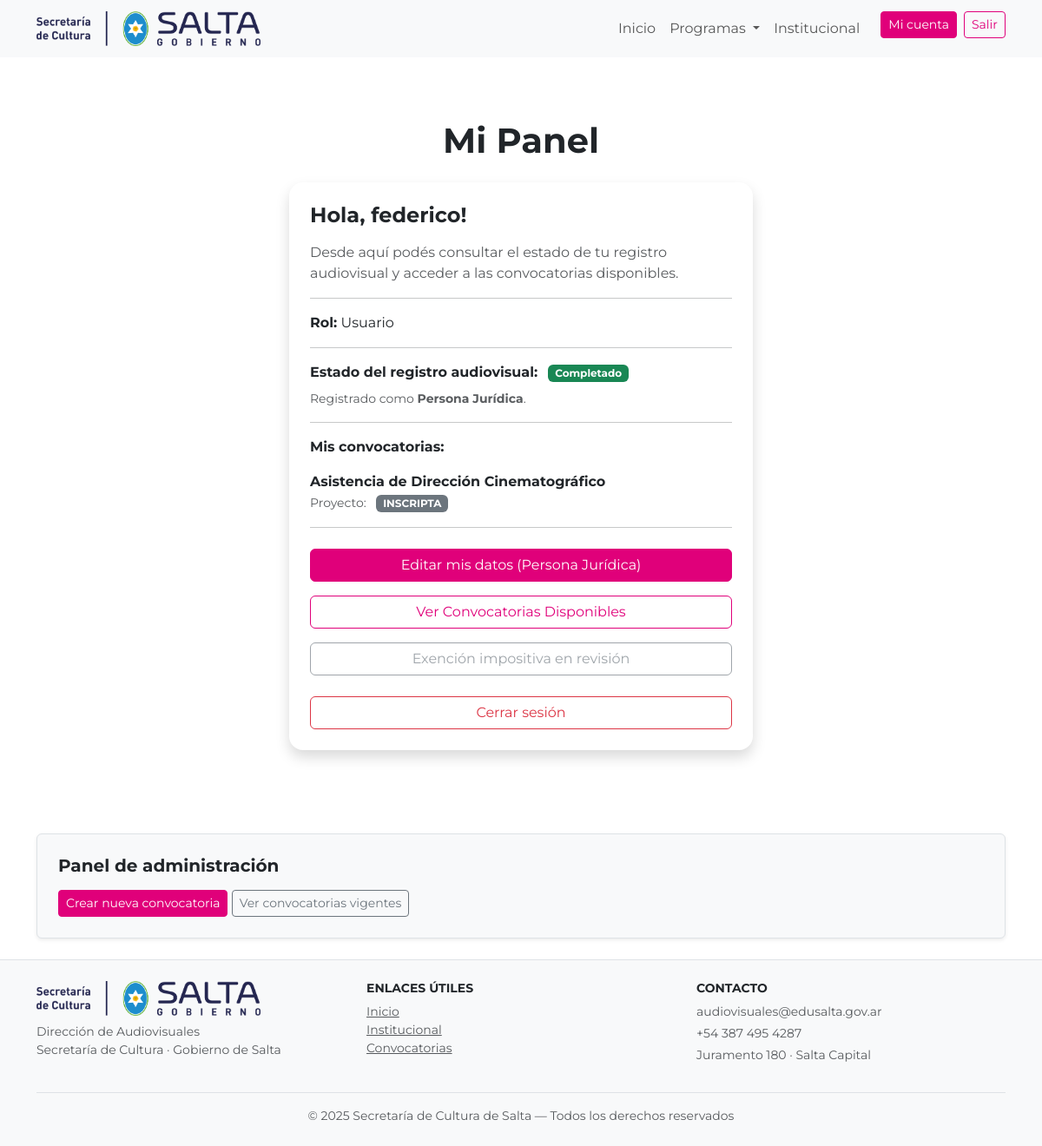
/usuarios/panel/ (signed in), run on the app's committed database.
### convocatorias/models.py (models this page shows, shortened)
class Postulacion(models.Model):
    user = models.ForeignKey(User, on_delete=models.CASCADE)
    convocatoria = models.ForeignKey(Convocatoria, on_delete=models.CASCADE)
    nombre_proyecto = models.CharField(max_length=255)
    TIPO_PROYECTO = [
        ('', '- Seleccionar -'),
        ('', '- Cine -'),
        ("cine_corto", "Cortometraje"),
        ("cine_largo", "Largometraje"),
        ('', '- Serie -'),
        ("serie", "Serie"),
        ("serie_web", "Serie Web"),
        ('', '- Animacion -'),
        ("corto_animacion", "Cortometraje animación"),
        ("largo_animacion", "Largoometraje animación"),
        ("serie_animacion", "Serie animación"),
        ("serieweb_animacion", "Serie web animación"),
        ("videoclip_animacion", "Videoclip animación"),
        ('', '- Otros -'),
        ("tv", "TV"),
        ("publicidad", "Publicidad"),
        ("videoclip", "Videoclip"),
        ("videojuego", "Videojuego"),
        ("transmedia", "Transmedia"),
        ("otro", "Otro"),
    ]
    tipo_proyecto = models.CharField(max_length=50, choices=TIPO_PROYECTO)
    GENERO = [
        ("ficcion", "Ficción"),
        ("documental", "Documental"),
        ("noficcion", "No ficción"),
        ("educativo", "Educativo"),
        ("deportivo", "Deportivo"),
        ("simulacion", "Simulacion"),
        ("ludico", "Lúdico"),
        ("otro", "Otro"),
    ]
    genero = models.CharField(max_length=50, choices=GENERO)
    declaracion_jurada = models.BooleanField(default=False)
    fecha_envio = models.DateTimeField(auto_now_add=True)
    ESTADOS = [
        ("enviado", "Enviado"),
        ("revision_admin", "En revisión administrativa"),
        ("observado", "Observado (requiere subsanación)"),
        ("admitido", "Admitido"),
        ("evaluacion_jurado", "En evaluación por jurado"),
        ("seleccionado", "Seleccionado"),
        ("no_seleccionado", "No seleccionado"),
        ("finalizado", "Finalizado"),
    ]
    estado = models.CharField(
        max_length=30,
        choices=ESTADOS,
        default="enviado"
    )
    class Meta:
        ordering = ["-fecha_envio"]
        verbose_name = "Postulación"
        verbose_name_plural = "Postulaciones"

class Convocatoria(models.Model):
    titulo = models.CharField(max_length=200)
    slug = models.SlugField(unique=True, blank=True)
    descripcion_corta = models.TextField(blank=True)
    descripcion_larga = models.TextField(blank=True)
    url_curso = models.URLField(
        "URL del curso asincrónico",
        blank=True,
        null=True,
        help_text="Solo completar si el curso es asincrónico."
    )
    categoria = models.CharField(max_length=20, choices=CATEGORIAS)
    tematica_genero = models.CharField(max_length=200, blank=True)
    linea = models.CharField(max_length=20, choices=LINEAS)
    requisitos = models.TextField(blank=True)
    beneficios = models.TextField(blank=True)
    bases_pdf = models.FileField(
        upload_to="convocatorias/bases/",
        blank=True,
        null=True
    )
    imagen = models.ImageField(
        upload_to="convocatorias/img/",
        blank=True,
        null=True
    )
    fecha_inicio = models.DateField()
    fecha_fin = models.DateField()
    bloque_personas = models.CharField(
        max_length=20,
        choices=BLOQUE_PERSONAS_TITULO,
        default="JURADO"
    )
    jurado1_nombre = models.CharField(max_length=200, blank=True)
    jurado1_foto = models.ImageField(upload_to="convocatorias/jurados/", blank=True, null=True)
    jurado1_bio = models.TextField(blank=True)
    jurado2_nombre = models.CharField(max_length=200, blank=True)
    jurado2_foto = models.ImageField(upload_to="convocatorias/jurados/", blank=True, null=True)
    jurado2_bio = models.TextField(blank=True)
    jurado3_nombre = models.CharField(max_length=200, blank=True)
    jurado3_foto = models.ImageField(upload_to="convocatorias/jurados/", blank=True, null=True)
    jurado3_bio = models.TextField(blank=True)
    orden = models.PositiveIntegerField(default=0)
    url_destino = models.CharField(max_length=300, blank=True)
    class Meta:
        ordering = ["orden", "-fecha_inicio"]

### usuarios/views.py (the view)
# urls.py: path("panel/", views.panel_usuario, name="panel_usuario"),
@login_required(login_url="/usuarios/login/")
def panel_usuario(request):
    user = request.user
    persona_humana = PersonaHumana.objects.filter(user=user).first()
    persona_juridica = PersonaJuridica.objects.filter(user=user).first()
    exencion = (
        Exencion.objects
        .filter(user=user)
        .order_by("-fecha_creacion")
        .first()
    )
    postulaciones = (
        Postulacion.objects
        .filter(user=user)
        .select_related("convocatoria")
        .order_by("-fecha_envio")
    )
    return render(
        request,
        "usuarios/panel.html",
        {
            "persona_humana": persona_humana,
            "persona_juridica": persona_juridica,
            "exencion": exencion,
            "postulaciones": postulaciones,
        },
    )

### usuarios/templatetags/roles.py (called while the page is built)
@register.filter
def rol_usuario(user):
    if not user.is_authenticated:
        return ""
    if user.groups.filter(name="admin").exists():
        return "Administrador"
    if user.groups.filter(name="jurado").exists():
        return "Jurado"
    return "Usuario"

### usuarios/templates/usuarios/panel.html (shortened to what this page needs)
{% extends "sitio_publico/base.html" %}
{% load static %}
{% load roles %}
{% block content %}
<div class="container py-5">
    <h1 class="fw-bold mb-4 text-center">Mi Panel</h1>
    <div class="row justify-content-center">
        <div class="col-lg-6 col-md-8">
            <div class="p-4 shadow"
                 style="border-radius: 16px; background: #fff;">
                <h4 class="fw-bold mb-3">
                    Hola, {{ user.first_name|default:user.username }}!
                </h4>
                <p class="text-muted">
                    Desde aquí podés consultar el estado de tu registro audiovisual
                    y acceder a las convocatorias disponibles.
                </p>
                <hr>
                <p><strong>Rol:</strong> {{ user|rol_usuario }}</p>
                {% if user|rol_usuario != "Administrador" %}
                <hr>
                {% if persona_humana or persona_juridica %}
                    <p class="mb-2">
                        <strong>Estado del registro audiovisual:</strong>
                        <span class="badge bg-success ms-2">Completado</span>
                    </p>
                    {% if persona_juridica %}
                        <p class="text-muted small mb-1">
                            Registrado como <strong>Persona Jurídica</strong>.
                        </p>
                    {% endif %}
                {% endif %}
                <hr>
                <p class="mb-3"><strong>Mis convocatorias:</strong></p>
                {% if postulaciones %}
                    {% for p in postulaciones %}
                        <p class="mb-2">
                            <strong>{{ p.convocatoria.titulo }}</strong><br>
                            <span class="text-muted small">
                                Proyecto: <strong>{{ p.nombre_proyecto }}</strong>
                            </span>
                            <span class="badge ms-2
                                {% if p.estado == 'enviado' %}
                                    bg-secondary
                                {% elif p.estado == 'revision_admin' %}
                                    bg-info
                                {% elif p.estado == 'observado' %}
                                    bg-warning text-dark
                                {% elif p.estado == 'admitido' %}
                                    bg-primary
                                {% elif p.estado == 'evaluacion_jurado' %}
                                    bg-primary
                                {% elif p.estado == 'seleccionado' %}
                                    bg-success
                                {% elif p.estado == 'no_seleccionado' %}
                                    bg-danger
                                {% elif p.estado == 'finalizado' %}
                                    bg-success
                                {% else %}
                                    bg-secondary
                                {% endif %}
                            ">
                                {{ p.get_estado_display }}
                            </span>
                        </p>
                        <hr>
                    {% endfor %}
                {% else %}
                    <p class="text-muted small">
                        No participaste en ninguna convocatoria.
                    </p>
                    <hr>
                {% endif %}
                <div class="d-grid gap-3 mt-4">
                    {% if persona_juridica %}
                        <a href="{% url 'registro_audiovisual:editar_persona_juridica' %}"
                           class="btn btn-primary">
                            Editar mis datos (Persona Jurídica)
                        </a>
                    {% endif %}
                    <a href="{% url 'convocatorias:convocatorias_home' %}"
                       class="btn btn-outline-primary">
                        Ver Convocatorias Disponibles
                    </a>
                    {% if exencion %}
                        {% if exencion.certificado_pdf %}
                            <a href="{{ exencion.certificado_pdf.url }}"
                               class="btn btn-success"
                               download>
                                Descargar constancia de exención impositiva
                            </a>
                        {% else %}
                            <button class="btn btn-outline-secondary" disabled>
                                Exención impositiva en revisión
                            </button>
                        {% endif %}
                    {% endif %}
                </div>
                {% endif %}
                <a href="{% url 'usuarios:logout' %}"
                   class="btn btn-outline-danger mt-4 w-100">
                    Cerrar sesión
                </a>
            </div>
        </div>
    </div>
</div>
{% endblock %}

### sitio_publico/static/sitio_publico/css/main.css (style rules this page uses)
html, body { font-family: 'Montserrat', sans-serif; }

### data on the page
Postulacion: convocatoria.titulo "Asistencia de Dirección Cinematográfico", estado "INSCRIPTA"

### other printed values
{{ user.first_name|default:user.username }} "federico"
{{ user|rol_usuario }} "Usuario"
